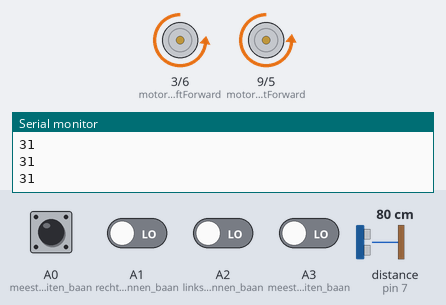
This sketch was run on a simulated Arduino Uno, built with avr-gcc and run on an emulated ATmega328P. On the bench: motor-driver pin pairs drawn as motors (green arrow = first pin HIGH = forward, orange = second pin HIGH = backward, longer = more drive), the last lines printed to the serial monitor. Wiring (inferred from the names in the program): ultrasonic range finder: trigger pin 7; echo pin 7. The inputs (shaded band) are chosen by the test bench; at power-on: A0 (meest_rechter_buiten_baan), A1 (rechter_binnen_baan), A2 (links_binnen_baan), A3 (meest_linker_buiten_baan) LOW, distance to the obstacle (sensor on pin 7) 80 cm. The echo pulse lasts 58.3 µs per cm.

Above: at 1.2 s.
1.3 s: A0 (meest_rechter_buiten_baan) driven HIGH
At 2.2 s:
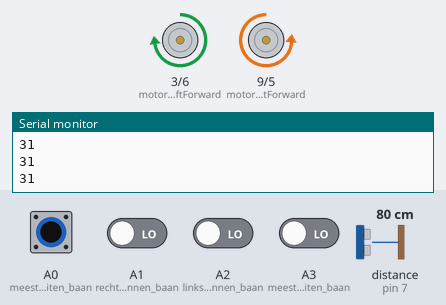
2.9 s: A0 (meest_rechter_buiten_baan) pulsed LOW 2 times (0.12 s each, 0.3 s apart)
At 4.3 s:
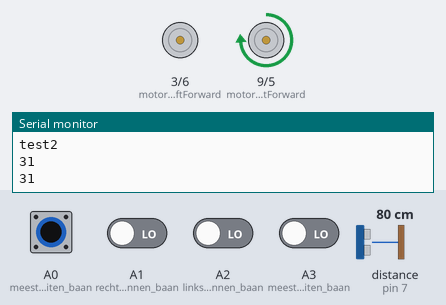
5.0 s: A1 (rechter_binnen_baan) driven HIGH
At 5.5 s:
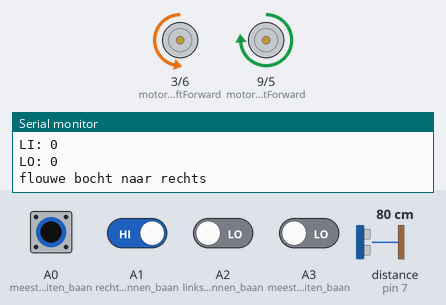
6.6 s: A2 (links_binnen_baan) driven HIGH
At 7.6 s:
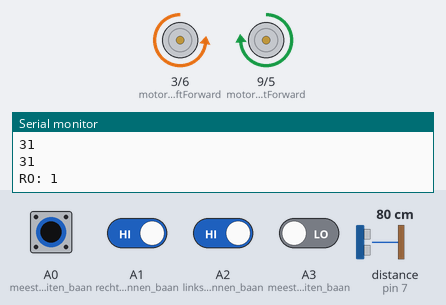
8.2 s: A1 (rechter_binnen_baan) driven LOW
At 9.5 s:
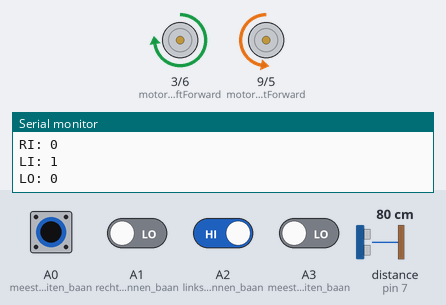
9.8 s: A2 (links_binnen_baan) driven LOW
At 11.0 s:
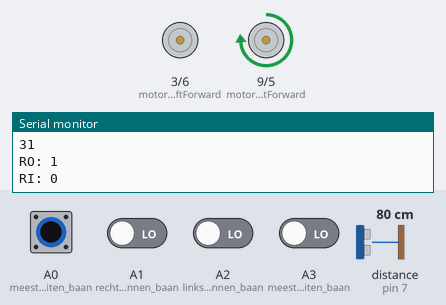
Timing chart, 0 to 12.3 s (numbered marks = the images above; inputs shaded):
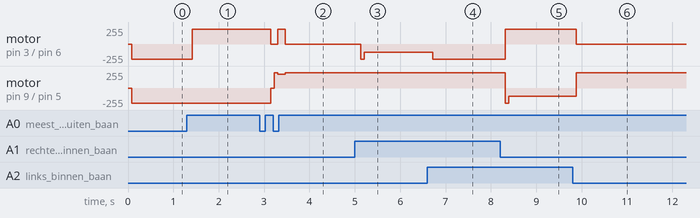

Measured:
- after the input at 1.3 s, motor on pin 3 (motorLeftForward) / pin 6 (motorLeftBackward): backward 225/255 → forward 225/255 after 0.12 s
- after the input at 5.0 s, motor on pin 3 (motorLeftForward) / pin 6 (motorLeftBackward): stopped → backward 225/255 after 0.13 s, → backward 125/255 0.08 s later
- after the input at 6.6 s, motor on pin 3 (motorLeftForward) / pin 6 (motorLeftBackward): backward 125/255 → backward 225/255 after 0.12 s
- after the input at 8.2 s, motor on pin 3 (motorLeftForward) / pin 6 (motorLeftBackward): backward 225/255 → forward 225/255 after 0.11 s; motor on pin 9 (motorRightForward) / pin 5 (motorRightBackward): forward 229/255 → backward 229/255 after 0.11 s, → backward 127/255 0.08 s later
- after the input at 9.8 s, motor on pin 3 (motorLeftForward) / pin 6 (motorLeftBackward): forward 225/255 → stopped after 0.08 s; motor on pin 9 (motorRightForward) / pin 5 (motorRightBackward): backward 127/255 → forward 229/255 after 0.08 s

The sketch:

code.ino
```cpp
#define motorLeftForward 3
#define motorRightForward 9
#define motorLeftBackward 6
#define motorRightBackward 5
#define pingPin 7

void setup() {
  // put your setup code here, to run once:
  pinMode(motorLeftForward, OUTPUT);
  pinMode(motorRightForward, OUTPUT);
  pinMode(motorLeftBackward, OUTPUT);
  pinMode(motorRightBackward, OUTPUT);

  pinMode(A0, INPUT); //meest rechter buiten baan
  pinMode(A1, INPUT); //rechter binnen baan
  pinMode(A2, INPUT); //links binnen baan
  pinMode(A3, INPUT); //meest linker buiten baan
  Serial.begin(9600);
}

unsigned long driveTimer = millis();

long currentDistance = 0;
int leftMotorCalibration = 250;
int rightMotorCalibration = 255;
bool reverse = 0;
int missingValues = 0;

bool value[5];

void loop() {
  getSensorValues();

  if(value[4]){
    int rechtdoor = richting(value[0], value[1], value[2], value[3]);

  }else{
    driveController(0, 0);
    delayMicroseconds(50);
  }

}

int getDistance () {
  long duration;

  pinMode(pingPin, OUTPUT);
  digitalWrite(pingPin, LOW);
  delayMicroseconds(2);
  digitalWrite(pingPin, HIGH);
  delayMicroseconds(5);
  digitalWrite(pingPin, LOW);
  pinMode(pingPin, INPUT);
  duration = pulseIn(pingPin, HIGH);

  return duration / 74 / 2;
}

void driveController(float rightDrive, float leftDrive) {
  int powerLeftDrive = 0;
  int powerRightDrive = 0;

  if(leftDrive == 0) {
    analogWrite(motorLeftForward, 0);
    analogWrite(motorLeftBackward, 0);
  } else if(leftDrive > 0) {
    powerLeftDrive = leftMotorCalibration * (leftDrive / 100);
//    Serial.println(powerLeftDrive)/;
    analogWrite(motorLeftForward, powerLeftDrive);
    analogWrite(motorLeftBackward, 0);
  } else {
    powerLeftDrive = leftMotorCalibration * (-1 * leftDrive / 100);
    analogWrite(motorLeftForward, 0);
    analogWrite(motorLeftBackward, powerLeftDrive);
  }

  if(rightDrive == 0) {
    analogWrite(motorRightForward, 0);
    analogWrite(motorRightBackward, 0);
  } else if(rightDrive > 0) {

    powerRightDrive = rightMotorCalibration * (rightDrive / 100);
//    Serial.println(powerRightDrive);/
    analogWrite(motorRightForward, powerRightDrive);
    analogWrite(motorRightBackward, 0);
  } else {
    powerRightDrive = rightMotorCalibration * (-1 * rightDrive / 100);
    analogWrite(motorRightForward, 0);
    analogWrite(motorRightBackward, powerRightDrive);
  }
}


int getSensorValues() {
  //value is een array waar de uiteindelijke beslissing in komt te staan


  //Array waar de waardes van de sensoren in komen
  bool RightOutArray[5];
  bool RightInArray[5];
  bool LeftInArray[5];
  bool LeftOutArray[5];

  //waarde van de afstand meter
  int lenght[5];

  //vul de array's
  for(int i = 0; i < 5; i++){
    RightOutArray[i] = digitalRead(A0);
    RightInArray[i] = digitalRead(A1);
    LeftInArray[i] = digitalRead(A2);
    LeftOutArray[i] = digitalRead(A3);
    //Serial.println(LeftOutArray[i]);
  }
  for(int i = 0; i < 5; i++) {
    lenght[i] = getDistance();
    Serial.println(lenght[i]);
    delay(10);
  }

  //waardes waar de totaal aantal waardes in staan
  float RightOutTotal = 0;
  float RightInTotal = 0;
  float LeftInTotal = 0;
  float LeftOutTotal = 0;
  float lenghtTotal = 0;

  //maak het totaal
  for(int i = 0; i < 5; i++){
    RightOutTotal += RightOutArray[i];
    RightInTotal += RightInArray[i];
    LeftInTotal += LeftInArray[i];
    LeftOutTotal += LeftOutArray[i];
    lenghtTotal += lenght[i];

  }
//Serial.println(LeftOutTotal);

  RightOutTotal = RightOutTotal / 5;
  RightInTotal = RightInTotal / 5;
  LeftInTotal = LeftInTotal / 5;
  LeftOutTotal = LeftOutTotal / 5;
  lenghtTotal = lenghtTotal / 5;
  //bereken de waardes die kunenn worden gebruikt in de if-statements
  if(RightOutTotal > 0.8){
    value[0] = true;
  }else{
    value[0] = false;
  }

  if(RightInTotal > 0.8){
    value[1] = true;
  }else{
    value[1] = false;
  }

  if(LeftInTotal > 0.8){
    value[2] = true;
  }else{
    value[2] = false;
  }

  if(LeftOutTotal > 0.8){
    value[3] = true;
  }else{
    value[3] = false;
  }
  if(lenghtTotal > 5) {
    value[4] = true;
  } else {
    value[4] = false;
  }
}

int richting(bool RO, bool RI, bool LI, bool LO) {

  Serial.print("RO: ");
  Serial.println(RO);
  Serial.print("RI: ");
  Serial.println(RI);
  Serial.print("LI: ");
  Serial.println(LI);
  Serial.print("LO: ");
  Serial.println(LO);


  if(RO == false && RI == true && LI == true && LO == false){
    driveController(100,100);
    Serial.println("rechtdoor");
  }

  if(RO == true) {
    driveController(90, 0);
  }

  if(LO == true) {
    driveController(0, 90);
  }

  // rechts 90 graden
  if(RO == true && RI == true && LI == true && LO == false){
    driveController(90, -90);
    Serial.println("rechts 90 graden");
  }

  // links 90 graden
  if(RO == false && RI == true && LI == true && LO == true){
    driveController(-90, 90);
    Serial.println("links 90 graden");
  }

  // flouwe bocht naar rechts
  if(RI == true && LI == false){
    driveController(90, -50);
    Serial.println("flouwe bocht naar rechts");
  }

  // flouwe bocht naar links
  if(RI == false && LI == true){
    driveController(-50, 90);
    Serial.println("flouwe bocht naar links");
  }

  // kruispunt
  if(RO == true && RI == true && LI == true && LO == true){
    driveController(90, 90);
    Serial.println("kuispunt rechtdoor");
  }

  if(RO == false && RI == false && LI == false && LO == false) {
    // krijgt nu een 0 waarde en hij moet opslaan hoe vaak die dat krijgt.
//    missingValues++;
      driveController(80, 80);
      Serial.println("test3");
  }else{
    driveTimer = millis();
    Serial.println("test2");
  }

  if(driveTimer <= (millis() - 1000)){
    Serial.println("test1");
    missingValues = 0;
    driveController(0, 0);
    driveController(-90, -90);
    while(true) {
      getSensorValues();
      if (value[0] || value[1] || value[2] || value[3]){
        break;
      }
    }
    driveController(-90, 90);
    bool set = false;
    while(true) {
      getSensorValues();
      if(!(value[0] || value[1] || value[2] || value[3])){
        set = true;
      }
      if((value[0] || value[1] || value[2] || value[3]) && set) {
        break;
      }
    }
    driveController(0,0);
  }
}
```
